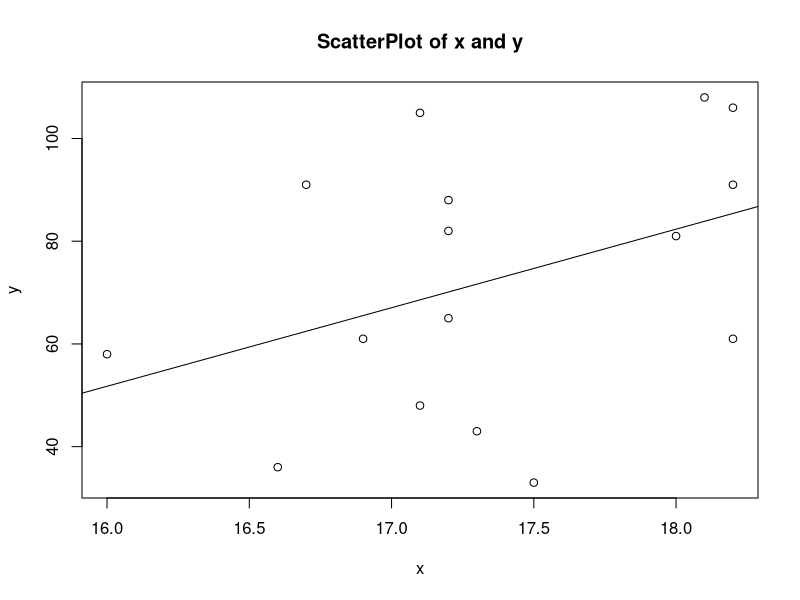
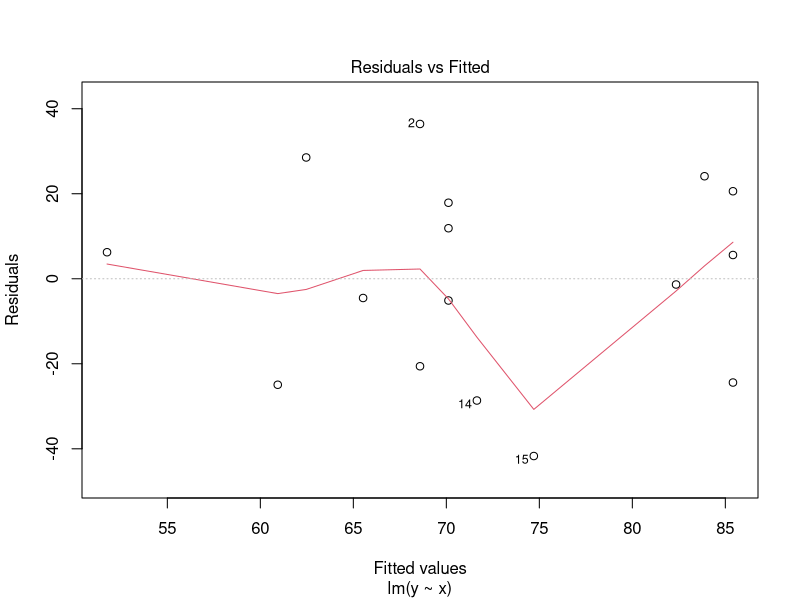
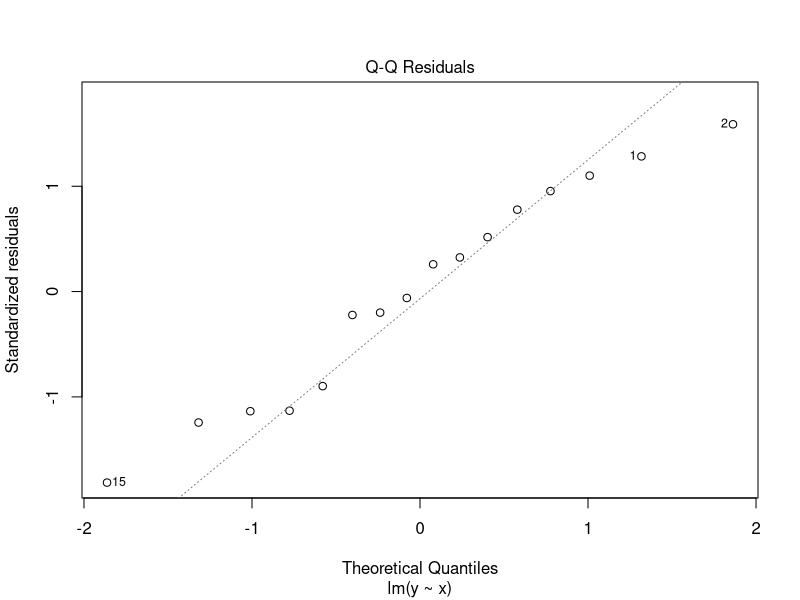
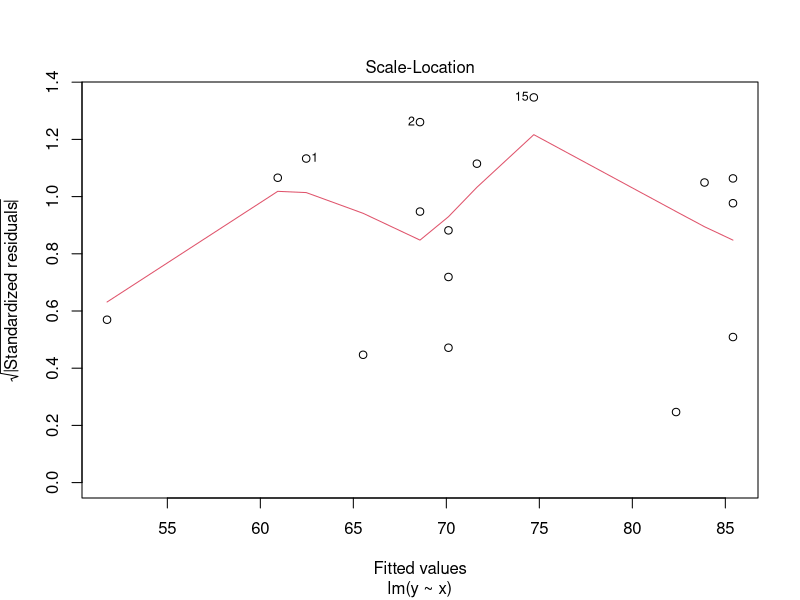
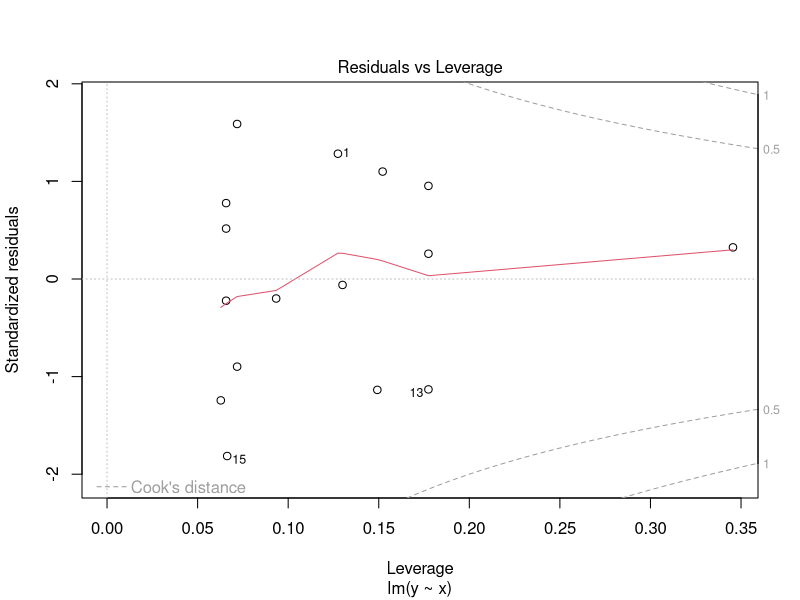

These figures' R source, in order:
# index as x
x<-c(16.7,17.1,18.2,18.1,17.2,18.2,16.0,17.2,18.0,17.2,16.9,17.1,18.2,17.3,17.5,16.6)
# days as y
y<-c(91,105,106,108,88,91,58,82,81,65,61,48,61,43,33,36)
length(x)
# Answer to the ques no. a
plot(x,y,main="ScatterPlot of x and y")

# Answer to the ques no. b
model<-lm(y~x)
model
summary(model)
# Slope beta1 = 15.3 and the intercept beta0 = -193
# Model equation y_hat= -193 + 15.3 * x

# Answer to the ques no. c
abline(model)

# Answer to the ques no. d

plot(model)

#Constant variance check: Residual vs. fitted value plot shows random scatter
# which indicates that variance is constant.
# Normality Check: From the Normal Q-Q plot we can see that the error is normally
# distributed
# from the fitted values vs. sqrt(standardized residuals) plot we see that all
# the observations lie within the value 
# 1.5 so it seems that there will be no outliers or possibly observations 1,2 
# and 15 may be outliers

# Answer to the ques no. e

# From the summary of the model, we see that abs value of t is 1.624 which is less
# than the value of t[alpha/2,n-2] which is 2.144 which does not reject the null 
# hypothesis beta1 = 0 hence the regression is not significant




